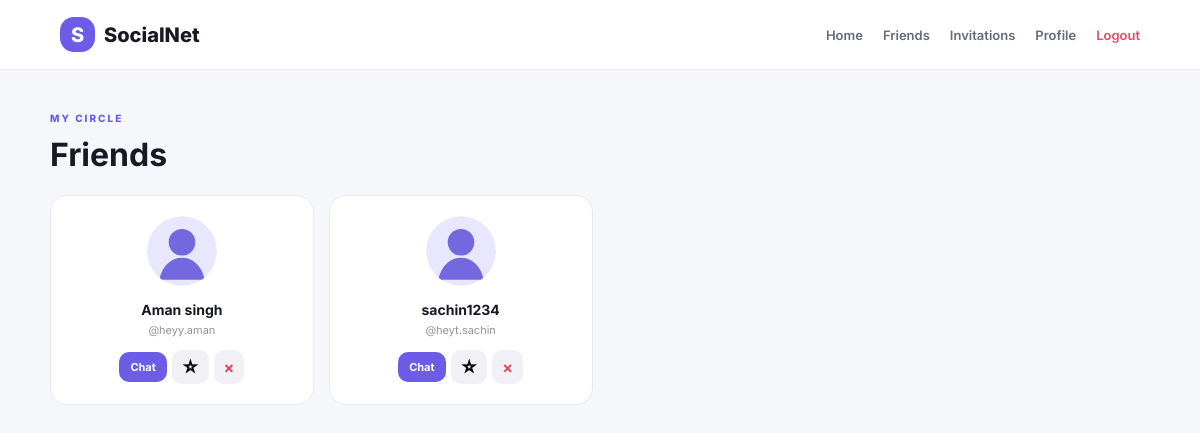
The app's page /friends (signed in) with its own data.
### tables this page shows
CREATE TABLE users (
    id INTEGER PRIMARY KEY AUTOINCREMENT,
    name TEXT NOT NULL,
    username TEXT NOT NULL COLLATE NOCASE UNIQUE,
    email TEXT NOT NULL COLLATE NOCASE UNIQUE,
    password_hash TEXT NOT NULL,
    bio TEXT DEFAULT '',
    profile_picture TEXT NOT NULL DEFAULT 'default-avatar.svg',
    is_blocked INTEGER NOT NULL DEFAULT 0,
    created_at TEXT NOT NULL DEFAULT CURRENT_TIMESTAMP
);

### app.py (the view)
@app.route("/friends")
@login_required
def friends():
    uid = session["user_id"]
    con = get_db()
    friends_list = con.execute(
        """SELECT u.* FROM users u JOIN friendships f ON f.friend_id=u.id
           WHERE f.user_id=? ORDER BY u.name""", (uid,)
    ).fetchall()
    fav_ids = {r["favourite_user_id"] for r in con.execute(
        "SELECT favourite_user_id FROM favourites WHERE user_id=?", (uid,)
    ).fetchall()}
    con.close()
    return render_template("friends.html", friends=friends_list, fav_ids=fav_ids)

### app.py (called while the page is built)
def get_db():
    con = sqlite3.connect(DB_PATH)
    con.row_factory = sqlite3.Row
    con.execute("PRAGMA foreign_keys = ON")
    return con

def login_required(view):
    @wraps(view)
    def wrapped(*args, **kwargs):
        if "user_id" not in session:
            flash("Please log in to continue.", "error")
            return redirect(url_for("login"))
        return view(*args, **kwargs)
    return wrapped

@app.context_processor
def common_context():
    pending = 0
    if "user_id" in session:
        con = get_db()
        pending = con.execute(
            "SELECT COUNT(*) FROM friend_requests WHERE receiver_id=? AND status='pending'",
            (session["user_id"],)
        ).fetchone()[0]
        con.close()
    return {"pending_count": pending, "logged_in": "user_id" in session}

### templates/friends.html
{% extends "base.html" %}{% block title %}Friends · SocialNet{% endblock %}
{% block content %}<div class="wrap"><p class="eyebrow">MY CIRCLE</p><h1>Friends</h1><div class="grid">{% for f in friends %}<article class="person"><img src="{{ url_for('static',filename='uploads/'+f['profile_picture']) }}"><h3>{{ f['name'] }}</h3><p>@{{ f['username'] }}</p><div class="actions"><a class="btn small primary" href="{{ url_for('chat',user_id=f['id']) }}">Chat</a>{% if f['id'] in fav_ids %}<form method="post" action="{{ url_for('remove_favourite',user_id=f['id']) }}"><button class="btn icon">★</button></form>{% else %}<form method="post" action="{{ url_for('add_favourite',user_id=f['id']) }}"><button class="btn icon">☆</button></form>{% endif %}<form method="post" action="{{ url_for('remove_friend',friend_id=f['id']) }}" onsubmit="return confirm('Remove this friend?')"><button class="btn icon danger">×</button></form></div></article>{% else %}<div class="empty">No friends yet. <a class="text-link" href="{{ url_for('search') }}">Find people →</a></div>{% endfor %}</div></div>{% endblock %}

### static/css/style.css (style rules this page uses)
* { box-sizing:border-box }
body { margin:0;background:#f6f7fb;color:#171923;font-family:Inter,Arial,sans-serif }
a { text-decoration:none;color:inherit }
button,input,textarea { font:inherit }
.eyebrow { font-size:10px;letter-spacing:2px;font-weight:800;color:#6c5ce7;margin:0 0 11px }
.btn { border:0;border-radius:10px;padding:11px 16px;cursor:pointer;font-weight:700;display:inline-block }
.primary { background:#6c5ce7;color:#fff }
.wrap,.admin-wrap { max-width:1150px;margin:auto;padding:42px 25px }
.wrap>h1 { margin-top:0 }
.grid { display:grid;grid-template-columns:repeat(4,1fr);gap:15px }
.person { text-align:center;background:#fff;border:1px solid #e8e9ef;border-radius:17px;padding:20px;transition:.2s }
.person>img { width:70px;height:70px;object-fit:cover;border-radius:50%;margin-bottom:8px }
.person h3 { font-size:14px;margin:3px }
.person p { font-size:11px;color:#90949f;margin:5px 0 13px }
.small { padding:8px 11px;font-size:11px }
.actions { display:flex;justify-content:center;gap:5px;align-items:center }
.icon { padding:7px 10px;background:#f0f0f5 }
.danger { color:#d84e61 }

### records on screen
users: profile_picture (placeholder picture), name "Aman singh", username "heyy.aman"
users: profile_picture (placeholder picture), name "sachin1234", username "heyt.sachin"
